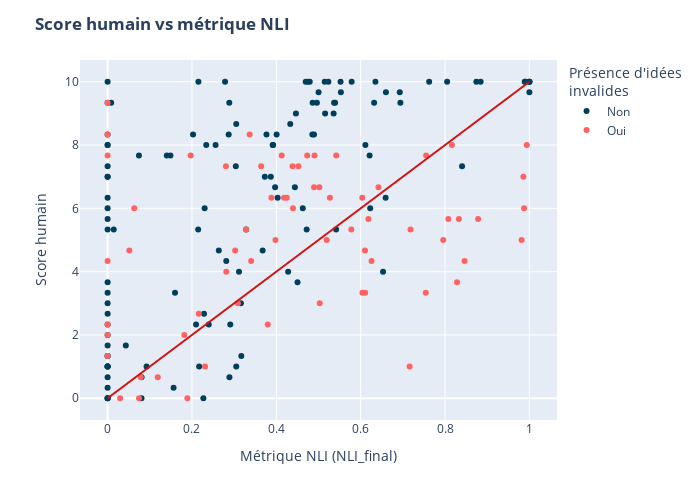

The cell this chart's notebook holds for it:
### Code cell
# Coloration par présence d'idées invalides

fig = px.scatter(
    df, x="NLI_final", y="score_humain",
    color="pres_idees_inv",
    color_discrete_sequence=["#ff6361", "#003f5c"]
)

fig.add_shape(
    type="line", x0=0, x1=1, y0=0, y1=10,
    xref="x", yref="y",
    line=dict(color="#d41010")
)

fig.update_layout(
    title={"text": "<b>Score humain vs métrique NLI</b>"},
    xaxis_title="Métrique NLI (NLI_final)",
    yaxis_title="Score humain",
    legend_title="Présence d'idées <br>invalides",
    width=700, height=500
)

fig.update_traces(
    hovertemplate=
        "Métrique NLI (NLI_final) = %{x}<br>"
        "Score humain = %{y}<extra></extra>"
)

fig.show()
